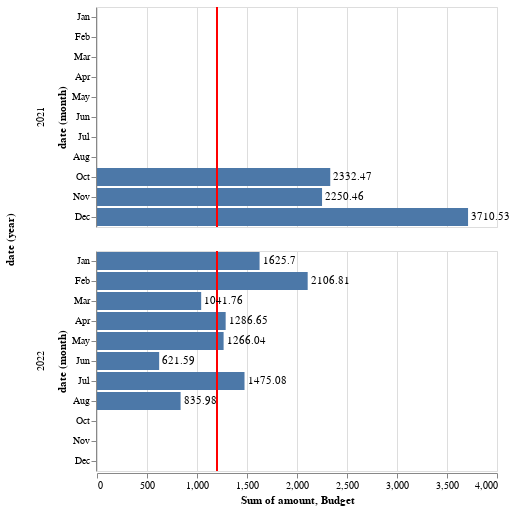

The notebook cell saved with this chart:
### Markdown cell above
Monthly totals and budget

### Code cell
df = df
bars = alt.Chart(df).mark_bar().encode(
    x='sum(amount):Q',
    y='month(date):O',
    # color='category:N',
)

budget = alt.Chart().mark_rule(color='red', size=2).encode(
    x='Budget:Q'
)

text = bars.mark_text(
    align='left',
    baseline='middle',
    dx=3  # Nudges text to right so it doesn't appear on top of the bar
).encode(
    text='sum(amount):Q'
)

alt.layer(
    bars,
    budget,
    text,
    data=df
).transform_calculate(Budget='1200'
                      ).facet(row='year(date)')

### Figure 1 — Vega-Lite specification as saved in the notebook (floating-point values rounded to 4 significant figures; data arrays with more than 128 entries replaced by an {"elided": "..."} marker saying what was removed)
{"config": {"view": {"continuousWidth": 400, "continuousHeight": 300}}, "data": {"name": "data-d386debca6e7e61ae46cf95a2229e2fa"}, "facet": {"row": {"field": "date", "timeUnit": "year", "type": "temporal"}}, "spec": {"layer": [{"mark": "bar", "encoding": {"x": {"aggregate": "sum", "field": "amount", "type": "quantitative"}, "y": {"field": "date", "timeUnit": "month", "type": "ordinal"}}}, {"mark": {"type": "rule", "color": "red", "size": 2}, "encoding": {"x": {"field": "Budget", "type": "quantitative"}}}, {"mark": {"type": "text", "align": "left", "baseline": "middle", "dx": 3}, "encoding": {"text": {"aggregate": "sum", "field": "amount", "type": "quantitative"}, "x": {"aggregate": "sum", "field": "amount", "type": "quantitative"}, "y": {"field": "date", "timeUnit": "month", "type": "ordinal"}}}], "transform": [{"calculate": "1200", "as": "Budget"}]}, "$schema": "https://vega.github.io/schema/vega-lite/v4.17.0.json", "datasets": {"data-d386debca6e7e61ae46cf95a2229e2fa": {"elided": "2113 records"}}}
